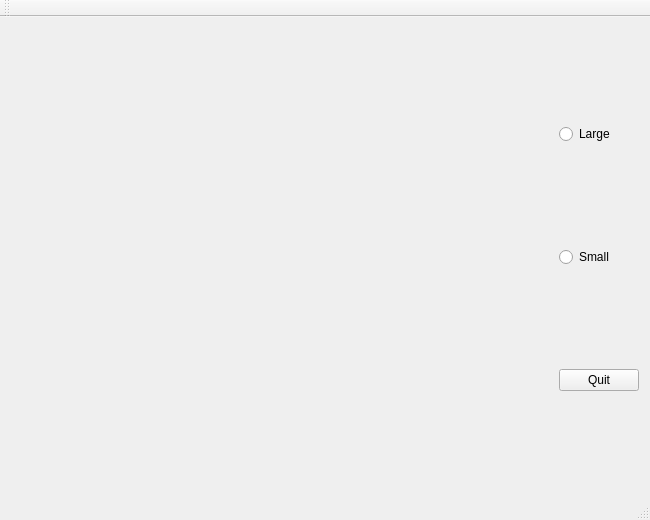
<?xml version="1.0" encoding="UTF-8"?>
<ui version="4.0">
 <class>MainWindow</class>
 <widget class="QMainWindow" name="MainWindow">
  <property name="geometry">
   <rect>
    <x>0</x>
    <y>0</y>
    <width>650</width>
    <height>520</height>
   </rect>
  </property>
  <property name="focusPolicy">
   <enum>Qt::NoFocus</enum>
  </property>
  <property name="windowTitle">
   <string>Particles</string>
  </property>
  <widget class="QWidget" name="centralWidget">
   <layout class="QHBoxLayout" name="horizontalLayout">
    <item>
     <widget class="MyPanelOpenGL" name="panelGL" native="true">
      <property name="sizePolicy">
       <sizepolicy hsizetype="Expanding" vsizetype="Expanding">
        <horstretch>0</horstretch>
        <verstretch>0</verstretch>
       </sizepolicy>
      </property>
      <property name="focusPolicy">
       <enum>Qt::StrongFocus</enum>
      </property>
      <zorder>pushButton</zorder>
      <zorder>groupBox</zorder>
      <zorder>groupBox</zorder>
      <zorder>groupBox</zorder>
      <zorder>groupBox</zorder>
      <zorder>frame</zorder>
      <zorder>groupBox</zorder>
     </widget>
    </item>
    <item>
     <layout class="QGridLayout" name="gridLayout_3">
      <item row="1" column="0">
       <widget class="QRadioButton" name="radioButton_2">
        <property name="text">
         <string>Large</string>
        </property>
       </widget>
      </item>
      <item row="3" column="0">
       <widget class="QRadioButton" name="radioButton">
        <property name="text">
         <string>Small</string>
        </property>
       </widget>
      </item>
      <item row="0" column="0">
       <spacer name="verticalSpacer_4">
        <property name="orientation">
         <enum>Qt::Vertical</enum>
        </property>
        <property name="sizeHint" stdset="0">
         <size>
          <width>20</width>
          <height>40</height>
         </size>
        </property>
       </spacer>
      </item>
      <item row="2" column="0">
       <spacer name="verticalSpacer_2">
        <property name="orientation">
         <enum>Qt::Vertical</enum>
        </property>
        <property name="sizeHint" stdset="0">
         <size>
          <width>20</width>
          <height>40</height>
         </size>
        </property>
       </spacer>
      </item>
      <item row="4" column="0">
       <spacer name="verticalSpacer_3">
        <property name="orientation">
         <enum>Qt::Vertical</enum>
        </property>
        <property name="sizeHint" stdset="0">
         <size>
          <width>20</width>
          <height>40</height>
         </size>
        </property>
       </spacer>
      </item>
      <item row="5" column="0">
       <widget class="QPushButton" name="pushButton">
        <property name="text">
         <string>Quit</string>
        </property>
       </widget>
      </item>
      <item row="6" column="0">
       <spacer name="verticalSpacer_5">
        <property name="orientation">
         <enum>Qt::Vertical</enum>
        </property>
        <property name="sizeHint" stdset="0">
         <size>
          <width>20</width>
          <height>40</height>
         </size>
        </property>
       </spacer>
      </item>
     </layout>
    </item>
   </layout>
  </widget>
  <widget class="QMenuBar" name="menuBar">
   <property name="geometry">
    <rect>
     <x>0</x>
     <y>0</y>
     <width>650</width>
     <height>28</height>
    </rect>
   </property>
  </widget>
  <widget class="QToolBar" name="mainToolBar">
   <attribute name="toolBarArea">
    <enum>TopToolBarArea</enum>
   </attribute>
   <attribute name="toolBarBreak">
    <bool>false</bool>
   </attribute>
  </widget>
  <widget class="QStatusBar" name="statusBar"/>
 </widget>
 <layoutdefault spacing="6" margin="11"/>
 <customwidgets>
  <customwidget>
   <class>MyPanelOpenGL</class>
   <extends>QWidget</extends>
   <header>mypanelopengl.h</header>
   <container>1</container>
   <slots>
    <slot>changeSides(int)</slot>
    <slot>changeRadius(double)</slot>
    <slot>modeDrag()</slot>
    <slot>modeDelete()</slot>
    <slot>modeTri()</slot>
    <slot>modeCirc()</slot>
    <slot>modeColor()</slot>
    <slot>modeLines()</slot>
    <slot>modeRect()</slot>
    <slot>setRed()</slot>
    <slot>setBlue()</slot>
    <slot>setBlack()</slot>
    <slot>setYellow()</slot>
    <slot>setGreen()</slot>
    <slot>setRandomColor()</slot>
    <slot>paintSmall()</slot>
    <slot>paintLarge()</slot>
   </slots>
  </customwidget>
 </customwidgets>
 <resources/>
 <connections>
  <connection>
   <sender>pushButton</sender>
   <signal>clicked()</signal>
   <receiver>MainWindow</receiver>
   <slot>close()</slot>
   <hints>
    <hint type="sourcelabel">
     <x>610</x>
     <y>394</y>
    </hint>
    <hint type="destinationlabel">
     <x>576</x>
     <y>252</y>
    </hint>
   </hints>
  </connection>
  <connection>
   <sender>radioButton_2</sender>
   <signal>clicked()</signal>
   <receiver>panelGL</receiver>
   <slot>paintLarge()</slot>
   <hints>
    <hint type="sourcelabel">
     <x>592</x>
     <y>147</y>
    </hint>
    <hint type="destinationlabel">
     <x>486</x>
     <y>192</y>
    </hint>
   </hints>
  </connection>
  <connection>
   <sender>radioButton</sender>
   <signal>clicked()</signal>
   <receiver>panelGL</receiver>
   <slot>paintSmall()</slot>
   <hints>
    <hint type="sourcelabel">
     <x>589</x>
     <y>273</y>
    </hint>
    <hint type="destinationlabel">
     <x>470</x>
     <y>326</y>
    </hint>
   </hints>
  </connection>
 </connections>
</ui>
